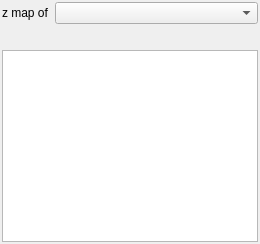
<?xml version="1.0" encoding="UTF-8"?>
<ui version="4.0">
 <class>PostAnomaliesDock</class>
 <widget class="QWidget" name="PostAnomaliesDock">
  <property name="windowTitle">
   <string>Anomalies</string>
  </property>
  <layout class="QVBoxLayout" name="verticalLayout_PostAnomaliesDock">
   <property name="leftMargin">
    <number>2</number>
   </property>
   <property name="topMargin">
    <number>2</number>
   </property>
   <property name="rightMargin">
    <number>2</number>
   </property>
   <property name="bottomMargin">
    <number>2</number>
   </property>
   <item>
    <layout class="QHBoxLayout" name="horizontalLayout_postAnomalies" stretch="0,1">
     <item>
      <widget class="QLabel" name="label_postAnomalyVariable">
       <property name="text">
        <string>z map of</string>
       </property>
      </widget>
     </item>
     <item>
      <widget class="QComboBox" name="comboBox_postAnomalyVariable">
       <property name="toolTip">
        <string>The month's anomaly z against the same calendar month, at the current time.</string>
       </property>
      </widget>
     </item>
    </layout>
   </item>
   <item>
    <widget class="QLabel" name="label_postAnomaliesNotes">
     <property name="wordWrap">
      <bool>true</bool>
     </property>
    </widget>
   </item>
   <item>
    <widget class="QTableWidget" name="tableWidget_postFindings">
     <property name="toolTip">
      <string>Plausibility checks (checks.yml). Select a finding to go to its cell, gauge or month.</string>
     </property>
     <property name="editTriggers">
      <set>QAbstractItemView::NoEditTriggers</set>
     </property>
     <property name="selectionBehavior">
      <enum>QAbstractItemView::SelectRows</enum>
     </property>
     <property name="sizePolicy">
      <sizepolicy hsizetype="Expanding" vsizetype="Expanding">
       <horstretch>0</horstretch>
       <verstretch>1</verstretch>
      </sizepolicy>
     </property>
     <attribute name="horizontalHeaderStretchLastSection">
      <bool>true</bool>
     </attribute>
    </widget>
   </item>
  </layout>
 </widget>
 <resources />
 <connections />
</ui>
